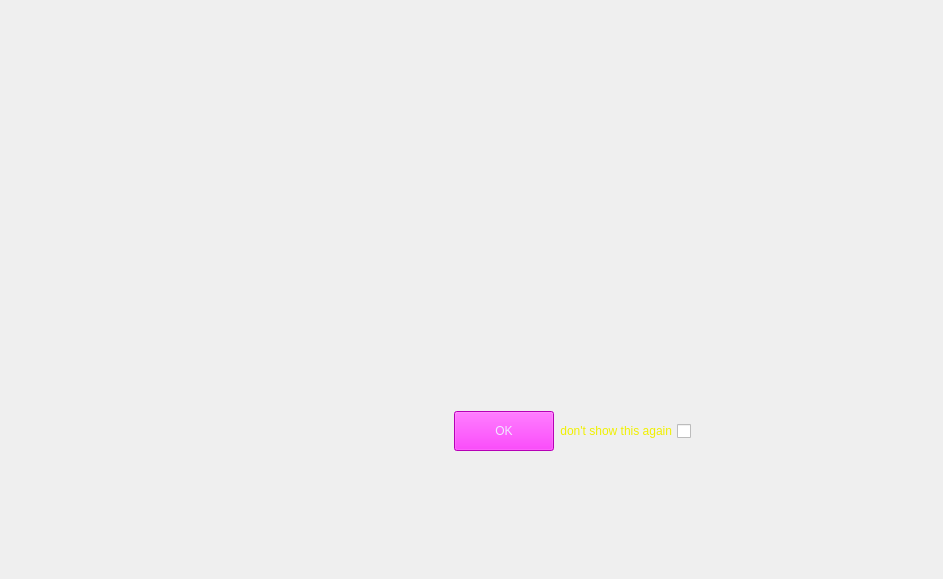
<?xml version="1.0" encoding="UTF-8"?>
<ui version="4.0">
 <class>DlgHintBox</class>
 <widget class="QDialog" name="DlgHintBox">
  <property name="geometry">
   <rect>
    <x>0</x>
    <y>0</y>
    <width>943</width>
    <height>579</height>
   </rect>
  </property>
  <property name="windowTitle">
   <string>Dialog</string>
  </property>
  <layout class="QGridLayout" name="gridLayout">
   <property name="leftMargin">
    <number>0</number>
   </property>
   <property name="topMargin">
    <number>0</number>
   </property>
   <property name="rightMargin">
    <number>0</number>
   </property>
   <property name="bottomMargin">
    <number>0</number>
   </property>
   <property name="spacing">
    <number>0</number>
   </property>
   <item row="0" column="0">
    <widget class="QStackedWidget" name="stackedWidget">
     <property name="currentIndex">
      <number>3</number>
     </property>
     <widget class="QWidget" name="pgURSide">
      <layout class="QGridLayout" name="gridLayout_3">
       <property name="leftMargin">
        <number>0</number>
       </property>
       <property name="topMargin">
        <number>0</number>
       </property>
       <property name="rightMargin">
        <number>0</number>
       </property>
       <property name="bottomMargin">
        <number>0</number>
       </property>
       <property name="spacing">
        <number>0</number>
       </property>
       <item row="1" column="0">
        <widget class="QWidget" name="wdgL_URSide" native="true">
         <property name="styleSheet">
          <string notr="true">background-image:url(image/msgbox/up_right_side/dark/msg_l.png)</string>
         </property>
        </widget>
       </item>
       <item row="1" column="1">
        <widget class="QWidget" name="wdgMain_URSide" native="true">
         <property name="sizePolicy">
          <sizepolicy hsizetype="Expanding" vsizetype="Expanding">
           <horstretch>0</horstretch>
           <verstretch>0</verstretch>
          </sizepolicy>
         </property>
         <property name="minimumSize">
          <size>
           <width>0</width>
           <height>0</height>
          </size>
         </property>
         <property name="styleSheet">
          <string notr="true">#wdgMain_URSide{
	border-image:url(image/msgbox/up_right_side/dark/msg_center.png);
}

QWidget{
	font:24px &quot;Arial&quot;;
	color:rgb(207, 255, 255);
}

QPushButton{
	font: 24px &quot;Arial&quot;;
	background-color:#ff00ff;
	color:rgb(241, 231, 255);
}

QCheckBox{
	font:12px &quot;Arial&quot;;
	color:rgb(240, 240, 0);
}
</string>
         </property>
         <layout class="QGridLayout" name="gridLayout_2" rowstretch="1,0" rowminimumheight="0,0">
          <property name="leftMargin">
           <number>0</number>
          </property>
          <property name="topMargin">
           <number>0</number>
          </property>
          <property name="rightMargin">
           <number>0</number>
          </property>
          <property name="bottomMargin">
           <number>0</number>
          </property>
          <property name="spacing">
           <number>0</number>
          </property>
          <item row="0" column="0">
           <widget class="QLabel" name="lblHintText_URSide">
            <property name="styleSheet">
             <string notr="true">font:36px &quot;Arial&quot;;</string>
            </property>
            <property name="text">
             <string/>
            </property>
            <property name="wordWrap">
             <bool>true</bool>
            </property>
           </widget>
          </item>
          <item row="1" column="0">
           <layout class="QHBoxLayout" name="horizontalLayout" stretch="2,0,0,1">
            <item>
             <spacer name="horizontalSpacer_2">
              <property name="orientation">
               <enum>Qt::Horizontal</enum>
              </property>
              <property name="sizeHint" stdset="0">
               <size>
                <width>40</width>
                <height>20</height>
               </size>
              </property>
             </spacer>
            </item>
            <item>
             <widget class="QPushButton" name="btnConfirm_URSide">
              <property name="sizePolicy">
               <sizepolicy hsizetype="Maximum" vsizetype="Fixed">
                <horstretch>0</horstretch>
                <verstretch>0</verstretch>
               </sizepolicy>
              </property>
              <property name="minimumSize">
               <size>
                <width>100</width>
                <height>40</height>
               </size>
              </property>
              <property name="text">
               <string>OK</string>
              </property>
             </widget>
            </item>
            <item>
             <widget class="QCheckBox" name="chbKnown_URSide">
              <property name="layoutDirection">
               <enum>Qt::RightToLeft</enum>
              </property>
              <property name="text">
               <string>don't show this again</string>
              </property>
             </widget>
            </item>
            <item>
             <spacer name="horizontalSpacer">
              <property name="orientation">
               <enum>Qt::Horizontal</enum>
              </property>
              <property name="sizeHint" stdset="0">
               <size>
                <width>40</width>
                <height>20</height>
               </size>
              </property>
             </spacer>
            </item>
           </layout>
          </item>
         </layout>
        </widget>
       </item>
       <item row="1" column="2" colspan="2">
        <widget class="QWidget" name="wdgR_URSide" native="true">
         <property name="styleSheet">
          <string notr="true">background-image:url(image/msgbox/up_right_side/dark/msg_r.png)</string>
         </property>
        </widget>
       </item>
       <item row="2" column="0">
        <widget class="QWidget" name="wdgBL_URSide" native="true">
         <property name="sizePolicy">
          <sizepolicy hsizetype="Fixed" vsizetype="Fixed">
           <horstretch>0</horstretch>
           <verstretch>0</verstretch>
          </sizepolicy>
         </property>
         <property name="minimumSize">
          <size>
           <width>50</width>
           <height>50</height>
          </size>
         </property>
         <property name="styleSheet">
          <string notr="true">background-image:url(image/msgbox/up_right_side/dark/msg_bl.png)</string>
         </property>
        </widget>
       </item>
       <item row="2" column="1">
        <widget class="QWidget" name="wdgB_URSide" native="true">
         <property name="sizePolicy">
          <sizepolicy hsizetype="Expanding" vsizetype="Fixed">
           <horstretch>0</horstretch>
           <verstretch>0</verstretch>
          </sizepolicy>
         </property>
         <property name="minimumSize">
          <size>
           <width>0</width>
           <height>50</height>
          </size>
         </property>
         <property name="styleSheet">
          <string notr="true">background-image:url(image/msgbox/up_right_side/dark/msg_b.png)</string>
         </property>
        </widget>
       </item>
       <item row="2" column="3">
        <widget class="QWidget" name="wdgBR_URSide" native="true">
         <property name="sizePolicy">
          <sizepolicy hsizetype="Fixed" vsizetype="Fixed">
           <horstretch>0</horstretch>
           <verstretch>0</verstretch>
          </sizepolicy>
         </property>
         <property name="minimumSize">
          <size>
           <width>50</width>
           <height>50</height>
          </size>
         </property>
         <property name="styleSheet">
          <string notr="true">background-image:url(image/msgbox/up_right_side/dark/msg_br.png)</string>
         </property>
        </widget>
       </item>
       <item row="0" column="0" colspan="4">
        <layout class="QHBoxLayout" name="horizontalLayout_2">
         <property name="spacing">
          <number>0</number>
         </property>
         <item>
          <widget class="QWidget" name="wdgTL_URSide" native="true">
           <property name="sizePolicy">
            <sizepolicy hsizetype="Fixed" vsizetype="Fixed">
             <horstretch>0</horstretch>
             <verstretch>0</verstretch>
            </sizepolicy>
           </property>
           <property name="minimumSize">
            <size>
             <width>50</width>
             <height>128</height>
            </size>
           </property>
           <property name="styleSheet">
            <string notr="true">background-image:url(image/msgbox/up_right_side/dark/msg_tl.png)</string>
           </property>
          </widget>
         </item>
         <item>
          <widget class="QWidget" name="wdgT_URSide" native="true">
           <property name="sizePolicy">
            <sizepolicy hsizetype="Expanding" vsizetype="Fixed">
             <horstretch>0</horstretch>
             <verstretch>0</verstretch>
            </sizepolicy>
           </property>
           <property name="minimumSize">
            <size>
             <width>0</width>
             <height>128</height>
            </size>
           </property>
           <property name="styleSheet">
            <string notr="true">background-image:url(image/msgbox/up_right_side/dark/msg_t.png)</string>
           </property>
          </widget>
         </item>
         <item>
          <widget class="QWidget" name="wdgTR_URSide" native="true">
           <property name="sizePolicy">
            <sizepolicy hsizetype="Fixed" vsizetype="Fixed">
             <horstretch>0</horstretch>
             <verstretch>0</verstretch>
            </sizepolicy>
           </property>
           <property name="minimumSize">
            <size>
             <width>110</width>
             <height>128</height>
            </size>
           </property>
           <property name="styleSheet">
            <string notr="true">background-image:url(image/msgbox/up_right_side/dark/msg_tr.png)</string>
           </property>
          </widget>
         </item>
        </layout>
       </item>
      </layout>
     </widget>
     <widget class="QWidget" name="pgULSide">
      <layout class="QGridLayout" name="gridLayout_5">
       <property name="leftMargin">
        <number>0</number>
       </property>
       <property name="topMargin">
        <number>0</number>
       </property>
       <property name="rightMargin">
        <number>0</number>
       </property>
       <property name="bottomMargin">
        <number>0</number>
       </property>
       <property name="spacing">
        <number>0</number>
       </property>
       <item row="0" column="0" colspan="3">
        <layout class="QHBoxLayout" name="horizontalLayout_3">
         <property name="spacing">
          <number>0</number>
         </property>
         <item>
          <widget class="QWidget" name="wdgTL_ULSide" native="true">
           <property name="sizePolicy">
            <sizepolicy hsizetype="Fixed" vsizetype="Fixed">
             <horstretch>0</horstretch>
             <verstretch>0</verstretch>
            </sizepolicy>
           </property>
           <property name="minimumSize">
            <size>
             <width>110</width>
             <height>128</height>
            </size>
           </property>
           <property name="styleSheet">
            <string notr="true">background-image:url(image/msgbox/up_left_side/dark/msg_tl.png)</string>
           </property>
          </widget>
         </item>
         <item>
          <widget class="QWidget" name="wdgT_ULSide" native="true">
           <property name="sizePolicy">
            <sizepolicy hsizetype="Expanding" vsizetype="Fixed">
             <horstretch>0</horstretch>
             <verstretch>0</verstretch>
            </sizepolicy>
           </property>
           <property name="minimumSize">
            <size>
             <width>0</width>
             <height>128</height>
            </size>
           </property>
           <property name="styleSheet">
            <string notr="true">background-image:url(image/msgbox/up_left_side/dark/msg_t.png)</string>
           </property>
          </widget>
         </item>
         <item>
          <widget class="QWidget" name="wdgTR_ULSide" native="true">
           <property name="sizePolicy">
            <sizepolicy hsizetype="Fixed" vsizetype="Fixed">
             <horstretch>0</horstretch>
             <verstretch>0</verstretch>
            </sizepolicy>
           </property>
           <property name="minimumSize">
            <size>
             <width>50</width>
             <height>128</height>
            </size>
           </property>
           <property name="styleSheet">
            <string notr="true">background-image:url(image/msgbox/up_left_side/dark/msg_tr.png)</string>
           </property>
          </widget>
         </item>
        </layout>
       </item>
       <item row="1" column="0">
        <widget class="QWidget" name="wdgL_ULSide" native="true">
         <property name="styleSheet">
          <string notr="true">background-image:url(image/msgbox/up_left_side/dark/msg_l.png)</string>
         </property>
        </widget>
       </item>
       <item row="1" column="1">
        <widget class="QWidget" name="wdgMain_ULSide" native="true">
         <property name="sizePolicy">
          <sizepolicy hsizetype="Expanding" vsizetype="Expanding">
           <horstretch>0</horstretch>
           <verstretch>0</verstretch>
          </sizepolicy>
         </property>
         <property name="minimumSize">
          <size>
           <width>0</width>
           <height>0</height>
          </size>
         </property>
         <property name="styleSheet">
          <string notr="true">#wdgMain_ULSide{
	border-image:url(image/msgbox/up_left_side/dark/msg_center.png);
}

QWidget{
	font:24px &quot;Arial&quot;;
	color:rgb(207, 255, 255);
}

QPushButton{
	font: 24px &quot;Arial&quot;;
	background-color:#ff00ff;
	color:rgb(241, 231, 255);
}

QCheckBox{
	font:12px &quot;Arial&quot;;
	color:rgb(240, 240, 0);
}
</string>
         </property>
         <layout class="QGridLayout" name="gridLayout_4" rowstretch="1,0" rowminimumheight="0,0">
          <property name="leftMargin">
           <number>0</number>
          </property>
          <property name="topMargin">
           <number>0</number>
          </property>
          <property name="rightMargin">
           <number>0</number>
          </property>
          <property name="bottomMargin">
           <number>0</number>
          </property>
          <property name="spacing">
           <number>0</number>
          </property>
          <item row="0" column="0">
           <widget class="QLabel" name="lblHintText_ULSide">
            <property name="styleSheet">
             <string notr="true">font:36px &quot;Arial&quot;;</string>
            </property>
            <property name="text">
             <string/>
            </property>
            <property name="wordWrap">
             <bool>true</bool>
            </property>
           </widget>
          </item>
          <item row="1" column="0">
           <layout class="QHBoxLayout" name="horizontalLayout_4" stretch="2,0,0,1">
            <item>
             <spacer name="horizontalSpacer_3">
              <property name="orientation">
               <enum>Qt::Horizontal</enum>
              </property>
              <property name="sizeHint" stdset="0">
               <size>
                <width>40</width>
                <height>20</height>
               </size>
              </property>
             </spacer>
            </item>
            <item>
             <widget class="QPushButton" name="btnConfirm_ULSide">
              <property name="sizePolicy">
               <sizepolicy hsizetype="Maximum" vsizetype="Fixed">
                <horstretch>0</horstretch>
                <verstretch>0</verstretch>
               </sizepolicy>
              </property>
              <property name="minimumSize">
               <size>
                <width>100</width>
                <height>40</height>
               </size>
              </property>
              <property name="text">
               <string>OK</string>
              </property>
             </widget>
            </item>
            <item>
             <widget class="QCheckBox" name="chbKnown_ULSide">
              <property name="layoutDirection">
               <enum>Qt::RightToLeft</enum>
              </property>
              <property name="text">
               <string>don't show this again</string>
              </property>
             </widget>
            </item>
            <item>
             <spacer name="horizontalSpacer_4">
              <property name="orientation">
               <enum>Qt::Horizontal</enum>
              </property>
              <property name="sizeHint" stdset="0">
               <size>
                <width>40</width>
                <height>20</height>
               </size>
              </property>
             </spacer>
            </item>
           </layout>
          </item>
         </layout>
        </widget>
       </item>
       <item row="1" column="2">
        <widget class="QWidget" name="wdgR_ULSide" native="true">
         <property name="styleSheet">
          <string notr="true">background-image:url(image/msgbox/up_left_side/dark/msg_r.png)</string>
         </property>
        </widget>
       </item>
       <item row="2" column="0">
        <widget class="QWidget" name="wdgBL_ULSide" native="true">
         <property name="sizePolicy">
          <sizepolicy hsizetype="Fixed" vsizetype="Fixed">
           <horstretch>0</horstretch>
           <verstretch>0</verstretch>
          </sizepolicy>
         </property>
         <property name="minimumSize">
          <size>
           <width>50</width>
           <height>50</height>
          </size>
         </property>
         <property name="styleSheet">
          <string notr="true">background-image:url(image/msgbox/up_left_side/dark/msg_bl.png)</string>
         </property>
        </widget>
       </item>
       <item row="2" column="1">
        <widget class="QWidget" name="wdgB_ULSide" native="true">
         <property name="sizePolicy">
          <sizepolicy hsizetype="Expanding" vsizetype="Fixed">
           <horstretch>0</horstretch>
           <verstretch>0</verstretch>
          </sizepolicy>
         </property>
         <property name="minimumSize">
          <size>
           <width>0</width>
           <height>50</height>
          </size>
         </property>
         <property name="styleSheet">
          <string notr="true">background-image:url(image/msgbox/up_left_side/dark/msg_b.png)</string>
         </property>
        </widget>
       </item>
       <item row="2" column="2">
        <widget class="QWidget" name="wdgBR_ULSide" native="true">
         <property name="sizePolicy">
          <sizepolicy hsizetype="Fixed" vsizetype="Fixed">
           <horstretch>0</horstretch>
           <verstretch>0</verstretch>
          </sizepolicy>
         </property>
         <property name="minimumSize">
          <size>
           <width>50</width>
           <height>50</height>
          </size>
         </property>
         <property name="styleSheet">
          <string notr="true">background-image:url(image/msgbox/up_left_side/dark/msg_br.png)</string>
         </property>
        </widget>
       </item>
      </layout>
     </widget>
     <widget class="QWidget" name="pgDRSide">
      <layout class="QGridLayout" name="gridLayout_7">
       <property name="leftMargin">
        <number>0</number>
       </property>
       <property name="topMargin">
        <number>0</number>
       </property>
       <property name="rightMargin">
        <number>0</number>
       </property>
       <property name="bottomMargin">
        <number>0</number>
       </property>
       <property name="spacing">
        <number>0</number>
       </property>
       <item row="0" column="0">
        <widget class="QWidget" name="wdgTL_DRSide" native="true">
         <property name="sizePolicy">
          <sizepolicy hsizetype="Fixed" vsizetype="Fixed">
           <horstretch>0</horstretch>
           <verstretch>0</verstretch>
          </sizepolicy>
         </property>
         <property name="minimumSize">
          <size>
           <width>50</width>
           <height>50</height>
          </size>
         </property>
         <property name="styleSheet">
          <string notr="true">background-image:url(image/msgbox/down_right_side/dark/msg_tl.png)</string>
         </property>
        </widget>
       </item>
       <item row="0" column="1">
        <widget class="QWidget" name="wdgT_DRSide" native="true">
         <property name="sizePolicy">
          <sizepolicy hsizetype="Expanding" vsizetype="Fixed">
           <horstretch>0</horstretch>
           <verstretch>0</verstretch>
          </sizepolicy>
         </property>
         <property name="minimumSize">
          <size>
           <width>0</width>
           <height>50</height>
          </size>
         </property>
         <property name="styleSheet">
          <string notr="true">background-image:url(image/msgbox/down_right_side/dark/msg_t.png)</string>
         </property>
        </widget>
       </item>
       <item row="0" column="2">
        <widget class="QWidget" name="wdgTR_DRSide" native="true">
         <property name="sizePolicy">
          <sizepolicy hsizetype="Fixed" vsizetype="Fixed">
           <horstretch>0</horstretch>
           <verstretch>0</verstretch>
          </sizepolicy>
         </property>
         <property name="minimumSize">
          <size>
           <width>50</width>
           <height>50</height>
          </size>
         </property>
         <property name="styleSheet">
          <string notr="true">background-image:url(image/msgbox/down_right_side/dark/msg_tr.png)</string>
         </property>
        </widget>
       </item>
       <item row="1" column="0">
        <widget class="QWidget" name="wdgL_DRSide" native="true">
         <property name="styleSheet">
          <string notr="true">background-image:url(image/msgbox/down_right_side/dark/msg_l.png)</string>
         </property>
        </widget>
       </item>
       <item row="1" column="1">
        <widget class="QWidget" name="wdgMain_DRSide" native="true">
         <property name="sizePolicy">
          <sizepolicy hsizetype="Expanding" vsizetype="Expanding">
           <horstretch>0</horstretch>
           <verstretch>0</verstretch>
          </sizepolicy>
         </property>
         <property name="minimumSize">
          <size>
           <width>0</width>
           <height>0</height>
          </size>
         </property>
         <property name="styleSheet">
          <string notr="true">#wdgMain_DRSide{
	border-image:url(image/msgbox/down_right_side/dark/msg_center.png);
}

QWidget{
	font:24px &quot;Arial&quot;;
	color:rgb(207, 255, 255);
}

QPushButton{
	font: 24px &quot;Arial&quot;;
	background-color:#ff00ff;
	color:rgb(241, 231, 255);
}

QCheckBox{
	font:12px &quot;Arial&quot;;
	color:rgb(240, 240, 0);
}
</string>
         </property>
         <layout class="QGridLayout" name="gridLayout_6" rowstretch="1,0" rowminimumheight="0,0">
          <property name="leftMargin">
           <number>0</number>
          </property>
          <property name="topMargin">
           <number>0</number>
          </property>
          <property name="rightMargin">
           <number>0</number>
          </property>
          <property name="bottomMargin">
           <number>0</number>
          </property>
          <property name="spacing">
           <number>0</number>
          </property>
          <item row="0" column="0">
           <widget class="QLabel" name="lblHintText_DRSide">
            <property name="styleSheet">
             <string notr="true">font:36px &quot;Arial&quot;;</string>
            </property>
            <property name="text">
             <string/>
            </property>
            <property name="wordWrap">
             <bool>true</bool>
            </property>
           </widget>
          </item>
          <item row="1" column="0">
           <layout class="QHBoxLayout" name="horizontalLayout_6" stretch="2,0,0,1">
            <item>
             <spacer name="horizontalSpacer_5">
              <property name="orientation">
               <enum>Qt::Horizontal</enum>
              </property>
              <property name="sizeHint" stdset="0">
               <size>
                <width>40</width>
                <height>20</height>
               </size>
              </property>
             </spacer>
            </item>
            <item>
             <widget class="QPushButton" name="btnConfirm_DRSide">
              <property name="sizePolicy">
               <sizepolicy hsizetype="Maximum" vsizetype="Fixed">
                <horstretch>0</horstretch>
                <verstretch>0</verstretch>
               </sizepolicy>
              </property>
              <property name="minimumSize">
               <size>
                <width>100</width>
                <height>40</height>
               </size>
              </property>
              <property name="text">
               <string>OK</string>
              </property>
             </widget>
            </item>
            <item>
             <widget class="QCheckBox" name="chbKnown_DRSide">
              <property name="layoutDirection">
               <enum>Qt::RightToLeft</enum>
              </property>
              <property name="text">
               <string>don't show this again</string>
              </property>
             </widget>
            </item>
            <item>
             <spacer name="horizontalSpacer_6">
              <property name="orientation">
               <enum>Qt::Horizontal</enum>
              </property>
              <property name="sizeHint" stdset="0">
               <size>
                <width>40</width>
                <height>20</height>
               </size>
              </property>
             </spacer>
            </item>
           </layout>
          </item>
         </layout>
        </widget>
       </item>
       <item row="1" column="2">
        <widget class="QWidget" name="wdgR_DRSide" native="true">
         <property name="styleSheet">
          <string notr="true">background-image:url(image/msgbox/down_right_side/dark/msg_r.png)</string>
         </property>
        </widget>
       </item>
       <item row="2" column="0" colspan="3">
        <layout class="QHBoxLayout" name="horizontalLayout_5">
         <property name="spacing">
          <number>0</number>
         </property>
         <item>
          <widget class="QWidget" name="wdgBL_DRSide" native="true">
           <property name="sizePolicy">
            <sizepolicy hsizetype="Fixed" vsizetype="Fixed">
             <horstretch>0</horstretch>
             <verstretch>0</verstretch>
            </sizepolicy>
           </property>
           <property name="minimumSize">
            <size>
             <width>50</width>
             <height>128</height>
            </size>
           </property>
           <property name="styleSheet">
            <string notr="true">background-image:url(image/msgbox/down_right_side/dark/msg_bl.png);
background-repeat:no-repeat;
background-position:top;</string>
           </property>
          </widget>
         </item>
         <item>
          <widget class="QWidget" name="wdgB_DRSide" native="true">
           <property name="sizePolicy">
            <sizepolicy hsizetype="Expanding" vsizetype="Fixed">
             <horstretch>0</horstretch>
             <verstretch>0</verstretch>
            </sizepolicy>
           </property>
           <property name="minimumSize">
            <size>
             <width>0</width>
             <height>128</height>
            </size>
           </property>
           <property name="styleSheet">
            <string notr="true">background-image:url(image/msgbox/down_right_side/dark/msg_b.png);
background-repeat:repeat-x;
background-position:top;</string>
           </property>
          </widget>
         </item>
         <item>
          <widget class="QWidget" name="wdgBR_DRSide" native="true">
           <property name="sizePolicy">
            <sizepolicy hsizetype="Fixed" vsizetype="Fixed">
             <horstretch>0</horstretch>
             <verstretch>0</verstretch>
            </sizepolicy>
           </property>
           <property name="minimumSize">
            <size>
             <width>110</width>
             <height>128</height>
            </size>
           </property>
           <property name="styleSheet">
            <string notr="true">background-image:url(image/msgbox/down_right_side/dark/msg_br.png)</string>
           </property>
          </widget>
         </item>
        </layout>
       </item>
      </layout>
     </widget>
     <widget class="QWidget" name="pgDLSide">
      <layout class="QGridLayout" name="gridLayout_9">
       <property name="leftMargin">
        <number>0</number>
       </property>
       <property name="topMargin">
        <number>0</number>
       </property>
       <property name="rightMargin">
        <number>0</number>
       </property>
       <property name="bottomMargin">
        <number>0</number>
       </property>
       <property name="spacing">
        <number>0</number>
       </property>
       <item row="0" column="0">
        <widget class="QWidget" name="wdgTL_DLSide" native="true">
         <property name="sizePolicy">
          <sizepolicy hsizetype="Fixed" vsizetype="Fixed">
           <horstretch>0</horstretch>
           <verstretch>0</verstretch>
          </sizepolicy>
         </property>
         <property name="minimumSize">
          <size>
           <width>50</width>
           <height>50</height>
          </size>
         </property>
         <property name="styleSheet">
          <string notr="true">background-image:url(image/msgbox/down_left_side/dark/msg_tl.png)</string>
         </property>
        </widget>
       </item>
       <item row="0" column="1">
        <widget class="QWidget" name="wdgT_DLSide" native="true">
         <property name="sizePolicy">
          <sizepolicy hsizetype="Expanding" vsizetype="Fixed">
           <horstretch>0</horstretch>
           <verstretch>0</verstretch>
          </sizepolicy>
         </property>
         <property name="minimumSize">
          <size>
           <width>0</width>
           <height>50</height>
          </size>
         </property>
         <property name="styleSheet">
          <string notr="true">background-image:url(image/msgbox/down_left_side/dark/msg_t.png)</string>
         </property>
        </widget>
       </item>
       <item row="0" column="2">
        <widget class="QWidget" name="wdgTR_DLSide" native="true">
         <property name="sizePolicy">
          <sizepolicy hsizetype="Fixed" vsizetype="Fixed">
           <horstretch>0</horstretch>
           <verstretch>0</verstretch>
          </sizepolicy>
         </property>
         <property name="minimumSize">
          <size>
           <width>50</width>
           <height>50</height>
          </size>
         </property>
         <property name="styleSheet">
          <string notr="true">background-image:url(image/msgbox/down_left_side/dark/msg_tr.png)</string>
         </property>
        </widget>
       </item>
       <item row="1" column="0">
        <widget class="QWidget" name="wdgL_DLSide" native="true">
         <property name="styleSheet">
          <string notr="true">background-image:url(image/msgbox/down_left_side/dark/msg_l.png)</string>
         </property>
        </widget>
       </item>
       <item row="1" column="1">
        <widget class="QWidget" name="wdgMain_DLSide" native="true">
         <property name="sizePolicy">
          <sizepolicy hsizetype="Expanding" vsizetype="Expanding">
           <horstretch>0</horstretch>
           <verstretch>0</verstretch>
          </sizepolicy>
         </property>
         <property name="minimumSize">
          <size>
           <width>0</width>
           <height>0</height>
          </size>
         </property>
         <property name="styleSheet">
          <string notr="true">#wdgMain_DLSide{
	border-image:url(image/msgbox/up_left_side/dark/msg_center.png);
}

QWidget{
	font:24px &quot;Arial&quot;;
	color:rgb(207, 255, 255);
}

QPushButton{
	font: 24px &quot;Arial&quot;;
	background-color:#ff00ff;
	color:rgb(241, 231, 255);
}

QCheckBox{
	font:12px &quot;Arial&quot;;
	color:rgb(240, 240, 0);
}
</string>
         </property>
         <layout class="QGridLayout" name="gridLayout_8" rowstretch="1,0" rowminimumheight="0,0">
          <property name="leftMargin">
           <number>0</number>
          </property>
          <property name="topMargin">
           <number>0</number>
          </property>
          <property name="rightMargin">
           <number>0</number>
          </property>
          <property name="bottomMargin">
           <number>0</number>
          </property>
          <property name="spacing">
           <number>0</number>
          </property>
          <item row="0" column="0">
           <widget class="QLabel" name="lblHintText_DLSide">
            <property name="styleSheet">
             <string notr="true">font:36px &quot;Arial&quot;;</string>
            </property>
            <property name="text">
             <string/>
            </property>
            <property name="wordWrap">
             <bool>true</bool>
            </property>
           </widget>
          </item>
          <item row="1" column="0">
           <layout class="QHBoxLayout" name="horizontalLayout_8" stretch="2,0,0,1">
            <item>
             <spacer name="horizontalSpacer_7">
              <property name="orientation">
               <enum>Qt::Horizontal</enum>
              </property>
              <property name="sizeHint" stdset="0">
               <size>
                <width>40</width>
                <height>20</height>
               </size>
              </property>
             </spacer>
            </item>
            <item>
             <widget class="QPushButton" name="btnConfirm_DLSide">
              <property name="sizePolicy">
               <sizepolicy hsizetype="Maximum" vsizetype="Fixed">
                <horstretch>0</horstretch>
                <verstretch>0</verstretch>
               </sizepolicy>
              </property>
              <property name="minimumSize">
               <size>
                <width>100</width>
                <height>40</height>
               </size>
              </property>
              <property name="text">
               <string>OK</string>
              </property>
             </widget>
            </item>
            <item>
             <widget class="QCheckBox" name="chbKnown_DLSide">
              <property name="layoutDirection">
               <enum>Qt::RightToLeft</enum>
              </property>
              <property name="text">
               <string>don't show this again</string>
              </property>
             </widget>
            </item>
            <item>
             <spacer name="horizontalSpacer_8">
              <property name="orientation">
               <enum>Qt::Horizontal</enum>
              </property>
              <property name="sizeHint" stdset="0">
               <size>
                <width>40</width>
                <height>20</height>
               </size>
              </property>
             </spacer>
            </item>
           </layout>
          </item>
         </layout>
        </widget>
       </item>
       <item row="1" column="2">
        <widget class="QWidget" name="wdgR_DLSide" native="true">
         <property name="styleSheet">
          <string notr="true">background-image:url(image/msgbox/down_left_side/dark/msg_r.png)</string>
         </property>
        </widget>
       </item>
       <item row="2" column="0" colspan="3">
        <layout class="QHBoxLayout" name="horizontalLayout_7">
         <property name="spacing">
          <number>0</number>
         </property>
         <item>
          <widget class="QWidget" name="wdgBL_DLSide" native="true">
           <property name="sizePolicy">
            <sizepolicy hsizetype="Fixed" vsizetype="Fixed">
             <horstretch>0</horstretch>
             <verstretch>0</verstretch>
            </sizepolicy>
           </property>
           <property name="minimumSize">
            <size>
             <width>110</width>
             <height>128</height>
            </size>
           </property>
           <property name="styleSheet">
            <string notr="true">background-image:url(image/msgbox/down_left_side/dark/msg_bl.png);</string>
           </property>
          </widget>
         </item>
         <item>
          <widget class="QWidget" name="wdgB_DLSide" native="true">
           <property name="sizePolicy">
            <sizepolicy hsizetype="Expanding" vsizetype="Fixed">
             <horstretch>0</horstretch>
             <verstretch>0</verstretch>
            </sizepolicy>
           </property>
           <property name="minimumSize">
            <size>
             <width>0</width>
             <height>128</height>
            </size>
           </property>
           <property name="styleSheet">
            <string notr="true">background-image:url(image/msgbox/down_left_side/dark/msg_b.png);
background-repeat:repeat-x;
background-position:top;</string>
           </property>
          </widget>
         </item>
         <item>
          <widget class="QWidget" name="wdgBR_DLSide" native="true">
           <property name="sizePolicy">
            <sizepolicy hsizetype="Fixed" vsizetype="Fixed">
             <horstretch>0</horstretch>
             <verstretch>0</verstretch>
            </sizepolicy>
           </property>
           <property name="minimumSize">
            <size>
             <width>50</width>
             <height>128</height>
            </size>
           </property>
           <property name="styleSheet">
            <string notr="true">background-image:url(image/msgbox/down_left_side/dark/msg_br.png);
background-repeat:no-repeat;
background-position:top;</string>
           </property>
          </widget>
         </item>
        </layout>
       </item>
      </layout>
     </widget>
    </widget>
   </item>
  </layout>
 </widget>
 <resources/>
 <connections/>
</ui>
